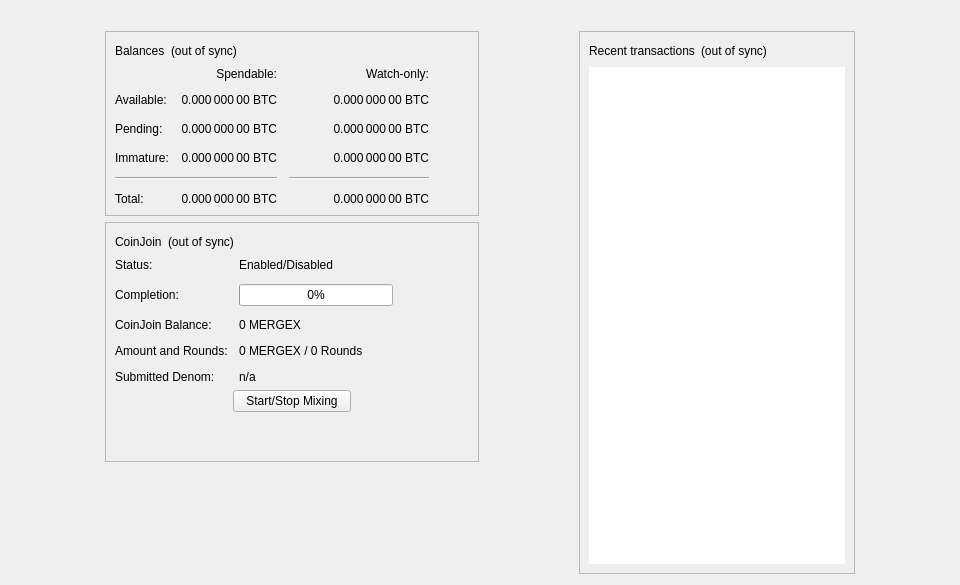
<?xml version="1.0" encoding="UTF-8"?>
<ui version="4.0">
 <class>OverviewPage</class>
 <widget class="QWidget" name="OverviewPage">
  <property name="geometry">
   <rect>
    <x>0</x>
    <y>0</y>
    <width>960</width>
    <height>585</height>
   </rect>
  </property>
  <property name="minimumSize">
   <size>
    <width>960</width>
    <height>0</height>
   </size>
  </property>
  <property name="windowTitle">
   <string>Form</string>
  </property>
  <layout class="QVBoxLayout" name="topLayout">
   <item>
    <widget class="QLabel" name="labelAlerts">
     <property name="visible">
      <bool>false</bool>
     </property>
     <property name="wordWrap">
      <bool>true</bool>
     </property>
     <property name="margin">
      <number>3</number>
     </property>
     <property name="textInteractionFlags">
      <set>Qt::TextSelectableByMouse</set>
     </property>
    </widget>
   </item>
   <item>
    <layout class="QHBoxLayout" name="horizontalLayout" stretch="1,0,1,0,1">
     <item>
      <spacer name="horizontalSpacerLeft">
       <property name="orientation">
        <enum>Qt::Horizontal</enum>
       </property>
       <property name="sizeType">
        <enum>QSizePolicy::Preferred</enum>
       </property>
       <property name="sizeHint" stdset="0">
        <size>
         <width>10</width>
         <height>20</height>
        </size>
       </property>
      </spacer>
     </item>
     <item>
      <layout class="QVBoxLayout" name="verticalLayout_2">
       <item>
        <widget class="QFrame" name="frame">
         <property name="frameShape">
          <enum>QFrame::StyledPanel</enum>
         </property>
         <property name="frameShadow">
          <enum>QFrame::Raised</enum>
         </property>
         <layout class="QVBoxLayout" name="verticalLayout_4">
          <item>
           <layout class="QHBoxLayout" name="horizontalLayout_4">
            <item>
             <widget class="QLabel" name="label_5">
              <property name="text">
               <string>Balances</string>
              </property>
             </widget>
            </item>
            <item>
             <widget class="QLabel" name="labelWalletStatus">
              <property name="toolTip">
               <string>The displayed information may be out of date. Your wallet automatically synchronizes with the MERGEX network after a connection is established, but this process has not completed yet.</string>
              </property>
              <property name="text">
               <string notr="true">(out of sync)</string>
              </property>
              <property name="alignment">
               <set>Qt::AlignLeading|Qt::AlignLeft|Qt::AlignVCenter</set>
              </property>
             </widget>
            </item>
            <item>
             <spacer name="horizontalSpacer_3">
              <property name="orientation">
               <enum>Qt::Horizontal</enum>
              </property>
              <property name="sizeHint" stdset="0">
               <size>
                <width>40</width>
                <height>20</height>
               </size>
              </property>
             </spacer>
            </item>
           </layout>
          </item>
          <item>
           <layout class="QGridLayout" name="gridLayout">
            <property name="spacing">
             <number>12</number>
            </property>
            <item row="2" column="2">
             <widget class="QLabel" name="labelWatchPending">
              <property name="cursor">
               <cursorShape>IBeamCursor</cursorShape>
              </property>
              <property name="toolTip">
               <string>Unconfirmed transactions to watch-only addresses</string>
              </property>
              <property name="text">
               <string notr="true">0.000 000 00 BTC</string>
              </property>
              <property name="alignment">
               <set>Qt::AlignRight|Qt::AlignTrailing|Qt::AlignVCenter</set>
              </property>
              <property name="textInteractionFlags">
               <set>Qt::LinksAccessibleByMouse|Qt::TextSelectableByKeyboard|Qt::TextSelectableByMouse</set>
              </property>
             </widget>
            </item>
            <item row="2" column="1">
             <widget class="QLabel" name="labelUnconfirmed">
              <property name="cursor">
               <cursorShape>IBeamCursor</cursorShape>
              </property>
              <property name="toolTip">
               <string>Total of transactions that have yet to be confirmed, and do not yet count toward the spendable balance</string>
              </property>
              <property name="text">
               <string notr="true">0.000 000 00 BTC</string>
              </property>
              <property name="alignment">
               <set>Qt::AlignRight|Qt::AlignTrailing|Qt::AlignVCenter</set>
              </property>
              <property name="textInteractionFlags">
               <set>Qt::LinksAccessibleByMouse|Qt::TextSelectableByKeyboard|Qt::TextSelectableByMouse</set>
              </property>
             </widget>
            </item>
            <item row="3" column="2">
             <widget class="QLabel" name="labelWatchImmature">
              <property name="cursor">
               <cursorShape>IBeamCursor</cursorShape>
              </property>
              <property name="toolTip">
               <string>Mined balance in watch-only addresses that has not yet matured</string>
              </property>
              <property name="text">
               <string notr="true">0.000 000 00 BTC</string>
              </property>
              <property name="alignment">
               <set>Qt::AlignRight|Qt::AlignTrailing|Qt::AlignVCenter</set>
              </property>
              <property name="textInteractionFlags">
               <set>Qt::LinksAccessibleByMouse|Qt::TextSelectableByKeyboard|Qt::TextSelectableByMouse</set>
              </property>
             </widget>
            </item>
            <item row="4" column="0" colspan="2">
             <widget class="Line" name="lineSpendableBalance">
              <property name="orientation">
               <enum>Qt::Horizontal</enum>
              </property>
             </widget>
            </item>
            <item row="4" column="2">
             <widget class="Line" name="lineWatchBalance">
              <property name="sizePolicy">
               <sizepolicy hsizetype="Preferred" vsizetype="Fixed">
                <horstretch>0</horstretch>
                <verstretch>0</verstretch>
               </sizepolicy>
              </property>
              <property name="minimumSize">
               <size>
                <width>140</width>
                <height>0</height>
               </size>
              </property>
              <property name="orientation">
               <enum>Qt::Horizontal</enum>
              </property>
             </widget>
            </item>
            <item row="5" column="0">
             <widget class="QLabel" name="labelTotalText">
              <property name="text">
               <string>Total:</string>
              </property>
             </widget>
            </item>
            <item row="3" column="1">
             <widget class="QLabel" name="labelImmature">
              <property name="cursor">
               <cursorShape>IBeamCursor</cursorShape>
              </property>
              <property name="toolTip">
               <string>Mined balance that has not yet matured</string>
              </property>
              <property name="text">
               <string notr="true">0.000 000 00 BTC</string>
              </property>
              <property name="alignment">
               <set>Qt::AlignRight|Qt::AlignTrailing|Qt::AlignVCenter</set>
              </property>
              <property name="textInteractionFlags">
               <set>Qt::LinksAccessibleByMouse|Qt::TextSelectableByKeyboard|Qt::TextSelectableByMouse</set>
              </property>
             </widget>
            </item>
            <item row="2" column="3">
             <spacer name="horizontalSpacer_2">
              <property name="orientation">
               <enum>Qt::Horizontal</enum>
              </property>
              <property name="sizeHint" stdset="0">
               <size>
                <width>40</width>
                <height>20</height>
               </size>
              </property>
             </spacer>
            </item>
            <item row="3" column="0">
             <widget class="QLabel" name="labelImmatureText">
              <property name="text">
               <string>Immature:</string>
              </property>
             </widget>
            </item>
            <item row="5" column="1">
             <widget class="QLabel" name="labelTotal">
              <property name="cursor">
               <cursorShape>IBeamCursor</cursorShape>
              </property>
              <property name="toolTip">
               <string>Your current total balance</string>
              </property>
              <property name="text">
               <string notr="true">0.000 000 00 BTC</string>
              </property>
              <property name="alignment">
               <set>Qt::AlignRight|Qt::AlignTrailing|Qt::AlignVCenter</set>
              </property>
              <property name="textInteractionFlags">
               <set>Qt::LinksAccessibleByMouse|Qt::TextSelectableByKeyboard|Qt::TextSelectableByMouse</set>
              </property>
             </widget>
            </item>
            <item row="5" column="2">
             <widget class="QLabel" name="labelWatchTotal">
              <property name="cursor">
               <cursorShape>IBeamCursor</cursorShape>
              </property>
              <property name="toolTip">
               <string>Current total balance in watch-only addresses</string>
              </property>
              <property name="text">
               <string notr="true">0.000 000 00 BTC</string>
              </property>
              <property name="alignment">
               <set>Qt::AlignRight|Qt::AlignTrailing|Qt::AlignVCenter</set>
              </property>
              <property name="textInteractionFlags">
               <set>Qt::LinksAccessibleByMouse|Qt::TextSelectableByKeyboard|Qt::TextSelectableByMouse</set>
              </property>
             </widget>
            </item>
            <item row="0" column="2">
             <widget class="QLabel" name="labelWatchonly">
              <property name="text">
               <string>Watch-only:</string>
              </property>
              <property name="alignment">
               <set>Qt::AlignRight|Qt::AlignTrailing|Qt::AlignVCenter</set>
              </property>
             </widget>
            </item>
            <item row="1" column="0">
             <widget class="QLabel" name="labelBalanceText">
              <property name="text">
               <string>Available:</string>
              </property>
             </widget>
            </item>
            <item row="1" column="1">
             <widget class="QLabel" name="labelBalance">
              <property name="cursor">
               <cursorShape>IBeamCursor</cursorShape>
              </property>
              <property name="toolTip">
               <string>Your current spendable balance</string>
              </property>
              <property name="text">
               <string notr="true">0.000 000 00 BTC</string>
              </property>
              <property name="alignment">
               <set>Qt::AlignRight|Qt::AlignTrailing|Qt::AlignVCenter</set>
              </property>
              <property name="textInteractionFlags">
               <set>Qt::LinksAccessibleByMouse|Qt::TextSelectableByKeyboard|Qt::TextSelectableByMouse</set>
              </property>
             </widget>
            </item>
            <item row="1" column="2">
             <widget class="QLabel" name="labelWatchAvailable">
              <property name="cursor">
               <cursorShape>IBeamCursor</cursorShape>
              </property>
              <property name="toolTip">
               <string>Your current balance in watch-only addresses</string>
              </property>
              <property name="text">
               <string notr="true">0.000 000 00 BTC</string>
              </property>
              <property name="alignment">
               <set>Qt::AlignRight|Qt::AlignTrailing|Qt::AlignVCenter</set>
              </property>
              <property name="textInteractionFlags">
               <set>Qt::LinksAccessibleByMouse|Qt::TextSelectableByKeyboard|Qt::TextSelectableByMouse</set>
              </property>
             </widget>
            </item>
            <item row="2" column="0">
             <widget class="QLabel" name="labelPendingText">
              <property name="text">
               <string>Pending:</string>
              </property>
             </widget>
            </item>
            <item row="0" column="1">
             <widget class="QLabel" name="labelSpendable">
              <property name="text">
               <string>Spendable:</string>
              </property>
              <property name="alignment">
               <set>Qt::AlignRight|Qt::AlignTrailing|Qt::AlignVCenter</set>
              </property>
             </widget>
            </item>
           </layout>
          </item>
         </layout>
        </widget>
       </item>
       <item>
        <widget class="QFrame" name="frameCoinJoin">
         <property name="layoutDirection">
          <enum>Qt::LeftToRight</enum>
         </property>
         <property name="frameShape">
          <enum>QFrame::StyledPanel</enum>
         </property>
         <property name="frameShadow">
          <enum>QFrame::Raised</enum>
         </property>
         <layout class="QVBoxLayout" name="VerticalLayout_PS1">
          <item>
           <layout class="QHBoxLayout" name="horizontalLayout_5">
            <item>
             <widget class="QLabel" name="labelCoinJoinHeader">
              <property name="text">
               <string notr="true">CoinJoin</string>
              </property>
             </widget>
            </item>
            <item>
             <widget class="QLabel" name="labelCoinJoinSyncStatus">
              <property name="toolTip">
               <string>The displayed information may be out of date. Your wallet automatically synchronizes with the MERGEX network after a connection is established, but this process has not completed yet.</string>
              </property>
              <property name="text">
               <string notr="true">(out of sync)</string>
              </property>
              <property name="alignment">
               <set>Qt::AlignLeading|Qt::AlignLeft|Qt::AlignVCenter</set>
              </property>
             </widget>
            </item>
            <item>
             <spacer name="horizontalSpacer_4">
              <property name="orientation">
               <enum>Qt::Horizontal</enum>
              </property>
              <property name="sizeHint" stdset="0">
               <size>
                <width>40</width>
                <height>20</height>
               </size>
              </property>
             </spacer>
            </item>
           </layout>
          </item>
          <item>
           <layout class="QFormLayout" name="coinJoinFormLayout">
            <property name="fieldGrowthPolicy">
             <enum>QFormLayout::AllNonFixedFieldsGrow</enum>
            </property>
            <property name="horizontalSpacing">
             <number>11</number>
            </property>
            <property name="verticalSpacing">
             <number>12</number>
            </property>
            <item row="0" column="0">
             <widget class="QLabel" name="labelCoinJoinEnabledText">
              <property name="text">
               <string>Status:</string>
              </property>
             </widget>
            </item>
            <item row="0" column="1">
             <widget class="QLabel" name="labelCoinJoinEnabled">
              <property name="text">
               <string>Enabled/Disabled</string>
              </property>
             </widget>
            </item>
            <item row="1" column="0">
             <widget class="QLabel" name="labelCompletitionText">
              <property name="text">
               <string>Completion:</string>
              </property>
             </widget>
            </item>
            <item row="1" column="1">
             <widget class="QProgressBar" name="coinJoinProgress">
              <property name="maximumSize">
               <size>
                <width>154</width>
                <height>16777215</height>
               </size>
              </property>
              <property name="value">
               <number>0</number>
              </property>
             </widget>
            </item>
            <item row="2" column="0">
             <widget class="QLabel" name="labelAnonymizedText">
              <property name="text">
               <string notr="true">CoinJoin Balance:</string>
              </property>
             </widget>
            </item>
            <item row="2" column="1">
             <widget class="QLabel" name="labelAnonymized">
              <property name="text">
               <string notr="true">0 MERGEX</string>
              </property>
             </widget>
            </item>
            <item row="3" column="0">
             <widget class="QLabel" name="labelAmountAndRoundsText">
              <property name="text">
               <string>Amount and Rounds:</string>
              </property>
             </widget>
            </item>
            <item row="3" column="1">
             <widget class="QLabel" name="labelAmountRounds">
              <property name="text">
               <string>0 MERGEX / 0 Rounds</string>
              </property>
             </widget>
            </item>
            <item row="4" column="0">
             <widget class="QLabel" name="labelSubmittedDenomText">
              <property name="text">
               <string>Submitted Denom:</string>
              </property>
             </widget>
            </item>
            <item row="4" column="1">
             <widget class="QLabel" name="labelSubmittedDenom">
              <property name="toolTip">
               <string>The denominations you submitted to the Masternode.&lt;br&gt;To mix, other users must submit the exact same denominations.</string>
              </property>
              <property name="text">
               <string>n/a</string>
              </property>
              <property name="wordWrap">
               <bool>true</bool>
              </property>
             </widget>
            </item>
           </layout>
          </item>
          <item>
           <layout class="QVBoxLayout" name="VerticalLayout_PS">
            <item>
             <layout class="QHBoxLayout" name="horizontalLayout_3">
              <property name="topMargin">
               <number>0</number>
              </property>
              <item>
               <spacer name="horizontalSpacer_5">
                <property name="orientation">
                 <enum>Qt::Horizontal</enum>
                </property>
                <property name="sizeHint" stdset="0">
                 <size>
                  <width>40</width>
                  <height>20</height>
                 </size>
                </property>
               </spacer>
              </item>
              <item>
               <widget class="QPushButton" name="toggleCoinJoin">
                <property name="sizePolicy">
                 <sizepolicy hsizetype="MinimumExpanding" vsizetype="Fixed">
                  <horstretch>0</horstretch>
                  <verstretch>0</verstretch>
                 </sizepolicy>
                </property>
                <property name="text">
                 <string>Start/Stop Mixing</string>
                </property>
               </widget>
              </item>
              <item>
               <spacer name="horizontalSpacer_6">
                <property name="orientation">
                 <enum>Qt::Horizontal</enum>
                </property>
                <property name="sizeHint" stdset="0">
                 <size>
                  <width>40</width>
                  <height>20</height>
                 </size>
                </property>
               </spacer>
              </item>
             </layout>
            </item>
            <item>
             <spacer name="verticalSpacer_3">
              <property name="orientation">
               <enum>Qt::Vertical</enum>
              </property>
              <property name="sizeHint" stdset="0">
               <size>
                <width>20</width>
                <height>40</height>
               </size>
              </property>
             </spacer>
            </item>
           </layout>
          </item>
         </layout>
        </widget>
       </item>
       <item>
        <spacer name="verticalSpacer">
         <property name="orientation">
          <enum>Qt::Vertical</enum>
         </property>
         <property name="sizeHint" stdset="0">
          <size>
           <width>20</width>
           <height>40</height>
          </size>
         </property>
        </spacer>
       </item>
      </layout>
     </item>
     <item>
      <spacer name="horizontalSpacerCenter">
       <property name="orientation">
        <enum>Qt::Horizontal</enum>
       </property>
       <property name="sizeHint" stdset="0">
        <size>
         <width>10</width>
         <height>20</height>
        </size>
       </property>
      </spacer>
     </item>
     <item>
      <layout class="QVBoxLayout" name="verticalLayout_3">
       <item>
        <widget class="QFrame" name="frame_2">
         <property name="frameShape">
          <enum>QFrame::StyledPanel</enum>
         </property>
         <property name="frameShadow">
          <enum>QFrame::Raised</enum>
         </property>
         <layout class="QVBoxLayout" name="verticalLayout">
          <item>
           <layout class="QHBoxLayout" name="horizontalLayout_2">
            <item>
             <widget class="QLabel" name="label_4">
              <property name="text">
               <string>Recent transactions</string>
              </property>
             </widget>
            </item>
            <item>
             <widget class="QLabel" name="labelTransactionsStatus">
              <property name="toolTip">
               <string>The displayed information may be out of date. Your wallet automatically synchronizes with the MERGEX network after a connection is established, but this process has not completed yet.</string>
              </property>
              <property name="text">
               <string notr="true">(out of sync)</string>
              </property>
              <property name="alignment">
               <set>Qt::AlignLeading|Qt::AlignLeft|Qt::AlignVCenter</set>
              </property>
             </widget>
            </item>
            <item>
             <spacer name="horizontalSpacer">
              <property name="orientation">
               <enum>Qt::Horizontal</enum>
              </property>
              <property name="sizeHint" stdset="0">
               <size>
                <width>40</width>
                <height>20</height>
               </size>
              </property>
             </spacer>
            </item>
           </layout>
          </item>
          <item>
           <widget class="QListView" name="listTransactions">
            <property name="frameShape">
             <enum>QFrame::NoFrame</enum>
            </property>
            <property name="verticalScrollBarPolicy">
             <enum>Qt::ScrollBarAlwaysOff</enum>
            </property>
            <property name="horizontalScrollBarPolicy">
             <enum>Qt::ScrollBarAlwaysOff</enum>
            </property>
            <property name="selectionMode">
             <enum>QAbstractItemView::NoSelection</enum>
            </property>
           </widget>
          </item>
         </layout>
        </widget>
       </item>
      </layout>
     </item>
     <item>
      <spacer name="horizontalSpacerRight">
       <property name="orientation">
        <enum>Qt::Horizontal</enum>
       </property>
       <property name="sizeType">
        <enum>QSizePolicy::Preferred</enum>
       </property>
       <property name="sizeHint" stdset="0">
        <size>
         <width>10</width>
         <height>20</height>
        </size>
       </property>
      </spacer>
     </item>
    </layout>
   </item>
  </layout>
 </widget>
 <resources/>
 <connections/>
</ui>
